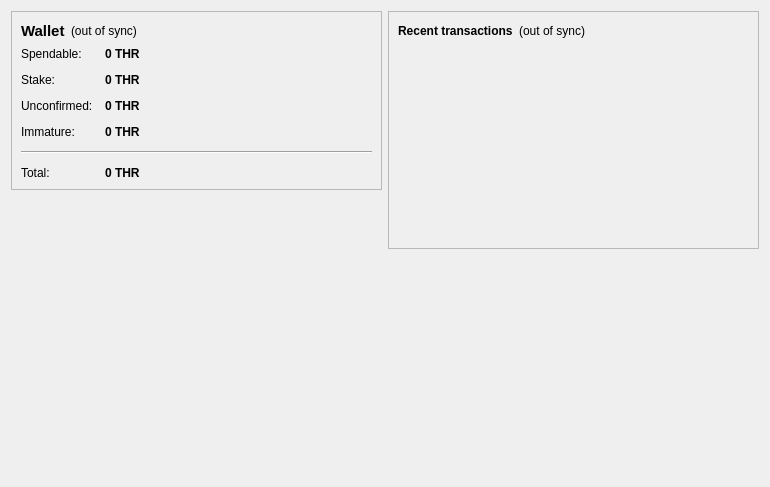
<?xml version="1.0" encoding="UTF-8"?>
<ui version="4.0">
 <class>OverviewPage</class>
 <widget class="QWidget" name="OverviewPage">
  <property name="geometry">
   <rect>
    <x>0</x>
    <y>0</y>
    <width>770</width>
    <height>487</height>
   </rect>
  </property>
  <property name="windowTitle">
   <string>Form</string>
  </property>
  <layout class="QHBoxLayout" name="horizontalLayout" stretch="1,1">
   <item>
    <layout class="QVBoxLayout" name="verticalLayout_2">
     <item>
      <widget class="QFrame" name="frame">
       <property name="frameShape">
        <enum>QFrame::StyledPanel</enum>
       </property>
       <property name="frameShadow">
        <enum>QFrame::Raised</enum>
       </property>
       <layout class="QVBoxLayout" name="verticalLayout_4">
        <item>
         <layout class="QHBoxLayout" name="horizontalLayout_4">
          <item>
           <widget class="QLabel" name="label_5">
            <property name="font">
             <font>
              <pointsize>11</pointsize>
              <weight>75</weight>
              <bold>true</bold>
             </font>
            </property>
            <property name="text">
             <string>Wallet</string>
            </property>
           </widget>
          </item>
          <item>
           <widget class="QLabel" name="labelWalletStatus">
            <property name="toolTip">
             <string>The displayed information may be out of date. Your wallet automatically synchronizes with the Thaler network after a connection is established, but this process has not completed yet.</string>
            </property>
            <property name="styleSheet">
             <string notr="true"/>
            </property>
            <property name="text">
             <string notr="true">(out of sync)</string>
            </property>
            <property name="alignment">
             <set>Qt::AlignLeading|Qt::AlignLeft|Qt::AlignVCenter</set>
            </property>
           </widget>
          </item>
          <item>
           <spacer name="horizontalSpacer_2">
            <property name="orientation">
             <enum>Qt::Horizontal</enum>
            </property>
            <property name="sizeHint" stdset="0">
             <size>
              <width>40</width>
              <height>20</height>
             </size>
            </property>
           </spacer>
          </item>
         </layout>
        </item>
        <item>
         <layout class="QFormLayout" name="formLayout_2">
          <property name="fieldGrowthPolicy">
           <enum>QFormLayout::AllNonFixedFieldsGrow</enum>
          </property>
          <property name="horizontalSpacing">
           <number>12</number>
          </property>
          <property name="verticalSpacing">
           <number>12</number>
          </property>
          <item row="0" column="0">
           <widget class="QLabel" name="label">
            <property name="text">
             <string>Spendable:</string>
            </property>
           </widget>
          </item>
          <item row="0" column="1">
           <widget class="QLabel" name="labelBalance">
            <property name="font">
             <font>
              <weight>75</weight>
              <bold>true</bold>
             </font>
            </property>
            <property name="cursor">
             <cursorShape>IBeamCursor</cursorShape>
            </property>
            <property name="toolTip">
             <string>Your current spendable balance</string>
            </property>
            <property name="text">
             <string notr="true">0 THR</string>
            </property>
            <property name="textInteractionFlags">
             <set>Qt::LinksAccessibleByMouse|Qt::TextSelectableByKeyboard|Qt::TextSelectableByMouse</set>
            </property>
           </widget>
          </item>
          <item row="1" column="0">
           <widget class="QLabel" name="label_6">
            <property name="text">
             <string>Stake:</string>
            </property>
           </widget>
          </item>
          <item row="1" column="1">
           <widget class="QLabel" name="labelStake">
            <property name="font">
             <font>
              <weight>75</weight>
              <bold>true</bold>
             </font>
            </property>
            <property name="cursor">
             <cursorShape>IBeamCursor</cursorShape>
            </property>
            <property name="toolTip">
             <string>Total of coins that was staked, and do not yet count toward the current balance</string>
            </property>
            <property name="text">
             <string notr="true">0 THR</string>
            </property>
            <property name="textInteractionFlags">
             <set>Qt::LinksAccessibleByMouse|Qt::TextSelectableByKeyboard|Qt::TextSelectableByMouse</set>
            </property>
           </widget>
          </item>
          <item row="2" column="0">
           <widget class="QLabel" name="label_3">
            <property name="text">
             <string>Unconfirmed:</string>
            </property>
           </widget>
          </item>
          <item row="2" column="1">
           <widget class="QLabel" name="labelUnconfirmed">
            <property name="font">
             <font>
              <weight>75</weight>
              <bold>true</bold>
             </font>
            </property>
            <property name="cursor">
             <cursorShape>IBeamCursor</cursorShape>
            </property>
            <property name="toolTip">
             <string>Total of transactions that have yet to be confirmed, and do not yet count toward the current balance</string>
            </property>
            <property name="text">
             <string notr="true">0 THR</string>
            </property>
            <property name="textInteractionFlags">
             <set>Qt::LinksAccessibleByMouse|Qt::TextSelectableByKeyboard|Qt::TextSelectableByMouse</set>
            </property>
           </widget>
          </item>
          <item row="3" column="0">
           <widget class="QLabel" name="labelImmatureText">
            <property name="text">
             <string>Immature:</string>
            </property>
           </widget>
          </item>
          <item row="3" column="1">
           <widget class="QLabel" name="labelImmature">
            <property name="font">
             <font>
              <weight>75</weight>
              <bold>true</bold>
             </font>
            </property>
            <property name="toolTip">
             <string>Mined balance that has not yet matured</string>
            </property>
            <property name="text">
             <string notr="true">0 THR</string>
            </property>
            <property name="textInteractionFlags">
             <set>Qt::LinksAccessibleByMouse|Qt::TextSelectableByKeyboard|Qt::TextSelectableByMouse</set>
            </property>
           </widget>
          </item>
          <item row="4" column="0" colspan="2">
           <widget class="Line" name="line">
            <property name="orientation">
             <enum>Qt::Horizontal</enum>
            </property>
           </widget>
          </item>
          <item row="5" column="0">
           <widget class="QLabel" name="labelTotalText">
            <property name="text">
             <string>Total:</string>
            </property>
           </widget>
          </item>
          <item row="5" column="1">
           <widget class="QLabel" name="labelTotal">
            <property name="font">
             <font>
              <weight>75</weight>
              <bold>true</bold>
             </font>
            </property>
            <property name="cursor">
             <cursorShape>IBeamCursor</cursorShape>
            </property>
            <property name="toolTip">
             <string>Your current total balance</string>
            </property>
            <property name="text">
             <string notr="true">0 THR</string>
            </property>
            <property name="textInteractionFlags">
             <set>Qt::LinksAccessibleByMouse|Qt::TextSelectableByKeyboard|Qt::TextSelectableByMouse</set>
            </property>
           </widget>
          </item>
         </layout>
        </item>
       </layout>
      </widget>
     </item>
     <item>
      <spacer name="verticalSpacer">
       <property name="orientation">
        <enum>Qt::Vertical</enum>
       </property>
       <property name="sizeHint" stdset="0">
        <size>
         <width>20</width>
         <height>40</height>
        </size>
       </property>
      </spacer>
     </item>
     <item>
      <widget class="QLabel" name="label_2">
       <property name="autoFillBackground">
        <bool>true</bool>
       </property>
       <property name="text">
        <string/>
       </property>
       <property name="pixmap">
        <pixmap resource="../bitcoin.qrc">:/icons/mainlogo</pixmap>
       </property>
       <property name="scaledContents">
        <bool>false</bool>
       </property>
       <property name="margin">
        <number>0</number>
       </property>
      </widget>
     </item>
    </layout>
   </item>
   <item>
    <layout class="QVBoxLayout" name="verticalLayout_3">
     <item>
      <widget class="QFrame" name="frame_2">
       <property name="frameShape">
        <enum>QFrame::StyledPanel</enum>
       </property>
       <property name="frameShadow">
        <enum>QFrame::Raised</enum>
       </property>
       <layout class="QVBoxLayout" name="verticalLayout">
        <item>
         <layout class="QHBoxLayout" name="horizontalLayout_2">
          <item>
           <widget class="QLabel" name="label_4">
            <property name="text">
             <string>&lt;b&gt;Recent transactions&lt;/b&gt;</string>
            </property>
           </widget>
          </item>
          <item>
           <widget class="QLabel" name="labelTransactionsStatus">
            <property name="toolTip">
             <string>The displayed information may be out of date. Your wallet automatically synchronizes with the Thaler network after a connection is established, but this process has not completed yet.</string>
            </property>
            <property name="styleSheet">
             <string notr="true"/>
            </property>
            <property name="text">
             <string notr="true">(out of sync)</string>
            </property>
            <property name="alignment">
             <set>Qt::AlignRight|Qt::AlignTrailing|Qt::AlignVCenter</set>
            </property>
           </widget>
          </item>
          <item>
           <spacer name="horizontalSpacer">
            <property name="orientation">
             <enum>Qt::Horizontal</enum>
            </property>
            <property name="sizeHint" stdset="0">
             <size>
              <width>40</width>
              <height>20</height>
             </size>
            </property>
           </spacer>
          </item>
         </layout>
        </item>
        <item>
         <widget class="QListView" name="listTransactions">
          <property name="styleSheet">
           <string notr="true">QListView { background: transparent; }</string>
          </property>
          <property name="frameShape">
           <enum>QFrame::NoFrame</enum>
          </property>
          <property name="verticalScrollBarPolicy">
           <enum>Qt::ScrollBarAlwaysOff</enum>
          </property>
          <property name="horizontalScrollBarPolicy">
           <enum>Qt::ScrollBarAlwaysOff</enum>
          </property>
          <property name="selectionMode">
           <enum>QAbstractItemView::NoSelection</enum>
          </property>
         </widget>
        </item>
       </layout>
      </widget>
     </item>
     <item>
      <spacer name="verticalSpacer_2">
       <property name="orientation">
        <enum>Qt::Vertical</enum>
       </property>
       <property name="sizeHint" stdset="0">
        <size>
         <width>20</width>
         <height>40</height>
        </size>
       </property>
      </spacer>
     </item>
    </layout>
   </item>
  </layout>
 </widget>
 <resources>
  <include location="../bitcoin.qrc"/>
 </resources>
 <connections/>
</ui>
